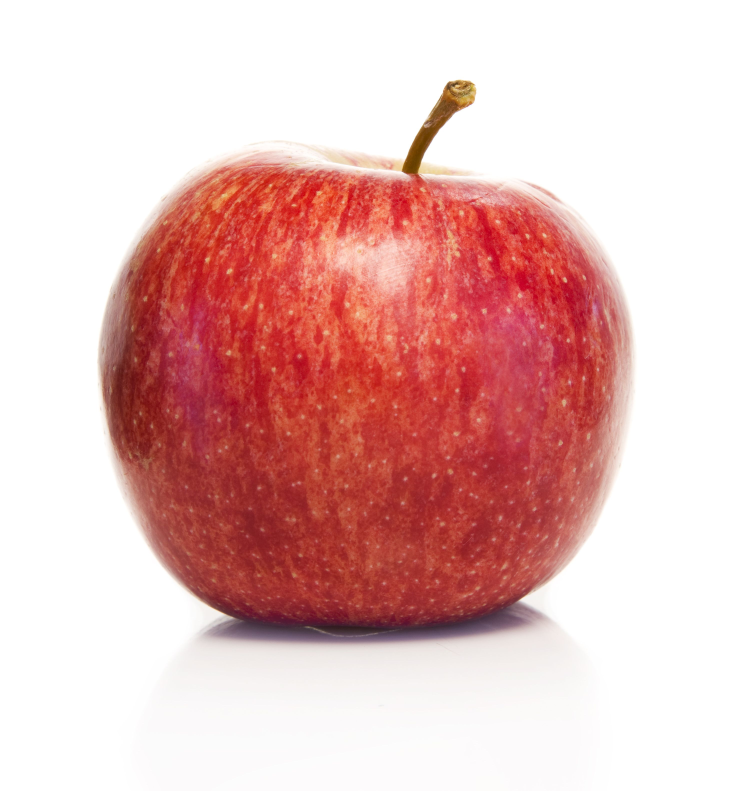
#> input picture Computer Vision/apple.jpg, 2914 x 3162 px (shown at 1/4 size)
$ jupyter execute --allow-errors Combine_2_Images.ipynb
#> lines starting #> are read from the running program, lines starting #| are printed output that depends on the picture; after the words box and inside, x2 and y2 are one past the last pixel; in counts of white or black regions, pixels touching at a corner belong together
## OpenCV Continue Working with Images
The code snippet below demonstrates how to load a color image using OpenCV. Then the black_and_white() function will manually convert each pixel to black and white.

[cell 1]
import cv2
import numpy as np
import requests

# Getting the image from the internet
'''IMAGE_URL = "https://codehs.com/uploads/e07cd01271cac589cc9ef1bf012c6a0c"
IMAGE_WIDTH = 280
IMAGE_HEIGHT = 200

# Load the image from URL
response = requests.get(IMAGE_URL)
image_array = np.asarray(bytearray(response.content), dtype=np.uint8)
image = cv2.imdecode(image_array, cv2.IMREAD_COLOR)'''

#load the image locally - use any image file downloaded from the internet or a picture that you have saved on your computer

IMAGE_WIDTH = 500
IMAGE_HEIGHT = 500

apple = cv2.imread("apple.jpg")
#> apple is the input picture: shape (3162, 2914, 3); mean B, G, R 183.9, 186.2, 229
kiwi = cv2.imread("kiwi.jpg")
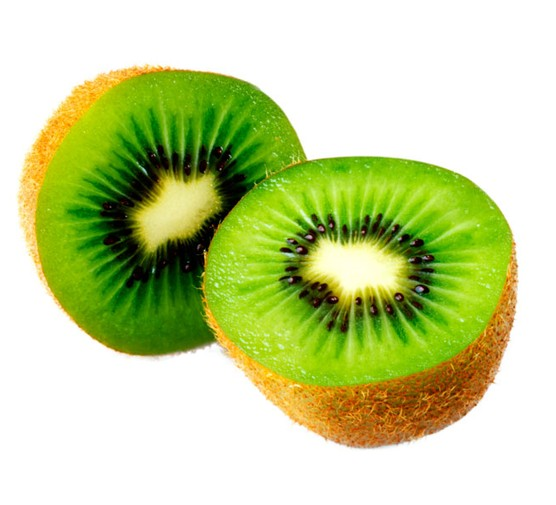
#> input picture Computer Vision/kiwi.jpg, 556 x 505 px
#> kiwi is the input picture: shape (505, 556, 3); mean B, G, R 151.4, 211.2, 197.7

# Resize the image
#> (the rest of this cell did not finish here and is left out)

## Plotting image in the Jupyter Notebook using MatplotLib
The code snippet below demonstrates how to show image directly in the notebook using MatPlotLib plot commands.  Change the code above to use this code display images in the notebook instead of in a separate window.

It also demonstrates the use of os library to handle directory / file names more robustly.

[cell 2]
import numpy as np
import cv2
import os
import math
from matplotlib import pyplot as plt

print("DONE")

[cell 3]
# This will display a single image (numpy arrays) using MatPlotLib
def displayImage(image):
    cleanImg_1 = cv2.cvtColor(image, cv2.COLOR_BGR2RGB)

    plt.imshow(cleanImg_1)
    plt.title('Picture 1')
    plt.axis('off')
    plt.show()


# This will display list of images (numpy arrays) using MatPlotLib
def displayImages(images):
    numImages = len(images)

    # Create a figure and two subplots
    fig, axs = plt.subplots(numImages, 1, figsize=(15, 8))
    #fig, axs = plt.subplots(1, 2, figsize=(10, 5))

    for lp in range(numImages):
        cleanImg = cv2.cvtColor(images[lp], cv2.COLOR_BGR2RGB)

        axs[lp].imshow(cleanImg)
        axs[lp].set_title('Image ' + str(lp + 1))
        axs[lp].axis('off')  # Hide axes

    # Show the images
    plt.tight_layout()
    plt.show()

[cell 4]
inputDirectory = "Images"

inputFile_1 = inputDirectory + os.sep + "Fall.jpg"
img_1 = cv2.imread(inputFile_1)

#> (the rest of this cell did not finish here and is left out)

#> (a cell that did not finish here is left out)

## Create an "Average" of 2 images
Write the function <b>average_images(image1, image2)</b> that takes 2 images and combines them by creating an "average" of the two pixels, where both of the images are displayed in the same bitmap grid.
Use the code above to convert both images to single-channel grayscale, display each of the images separately and then the combined image inline using matplotlib.

[cell 6]
# SABRINA DINI AI P5

import cv2
import numpy as np
import requests

IMAGE_WIDTH = 500
IMAGE_HEIGHT = 500

apple = cv2.imread("apple.jpg")
apple1 = cv2.imread("apple.jpg")
kiwi = cv2.imread("kiwi.jpg")

def displayImages(images):
    numImages = len(images)

    # Create a figure and two subplots
    fig, axs = plt.subplots(numImages, 1, figsize=(15, 8))
    #fig, axs = plt.subplots(1, 2, figsize=(10, 5))

    for lp in range(numImages):
        cleanImg = cv2.cvtColor(images[lp], cv2.COLOR_BGR2RGB)

        axs[lp].imshow(cleanImg)
        axs[lp].set_title('Image ' + str(lp + 1))
        axs[lp].axis('off')  # Hide axes

    # Show the images
    plt.tight_layout()
    plt.show()

apple = cv2.resize(apple, (IMAGE_WIDTH, IMAGE_HEIGHT))
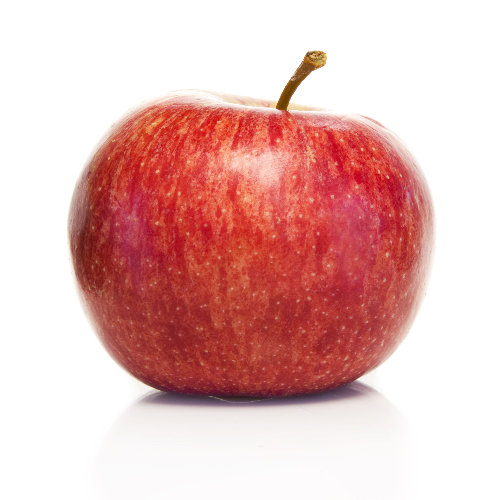
#> apple: shape (500, 500, 3); mean B, G, R 183.9, 186.1, 229
kiwi = cv2.resize(kiwi, (IMAGE_WIDTH, IMAGE_HEIGHT))
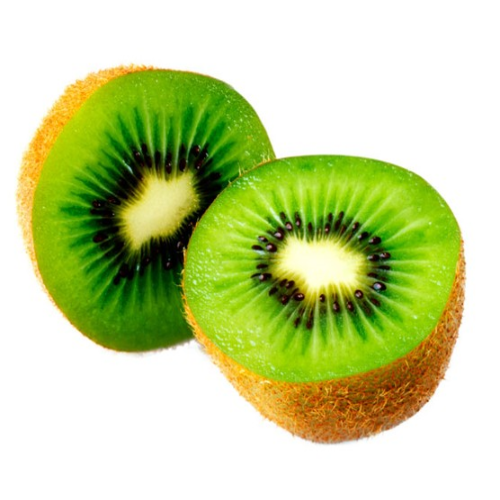
#> kiwi: shape (500, 500, 3); mean B, G, R 151.4, 211.2, 197.7

# Function to apply a black and white filter pixel by pixel
def combine(image1, image2):
    height, width, _ = image1.shape
#> height = 500; width = 500
    for x in range(width):
        for y in range(height):
            pixel1 = image1[y, x]  # OpenCV uses (row, col) = (y, x)
            pixel2 = image2[y, x]
            image1[y, x] = ((pixel1[0] + pixel2[0]) // 2, (pixel1[1] + pixel2[1]) // 2, (pixel1[2] + pixel2[2]) // 2)  # Set R, G, and B to avg
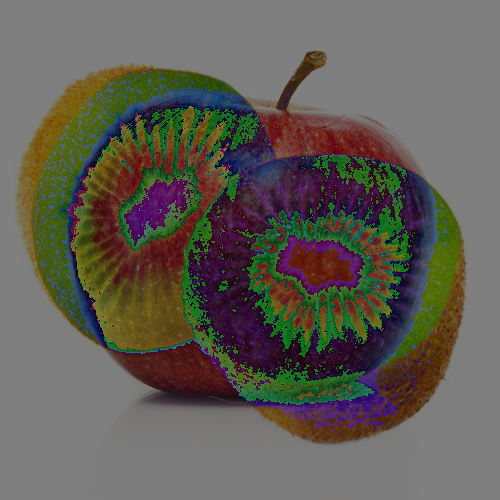
#> image1: shape (500, 500, 3); mean B, G, R 84.9, 93.4, 97.5
    return image1

displayImages([apple1, kiwi, combine(apple, kiwi)])
#> in displayImages, `numImages = len(images)`: numImages = 3

[cell 7]
bw_image1 = cv2.imread("BW.jpg")
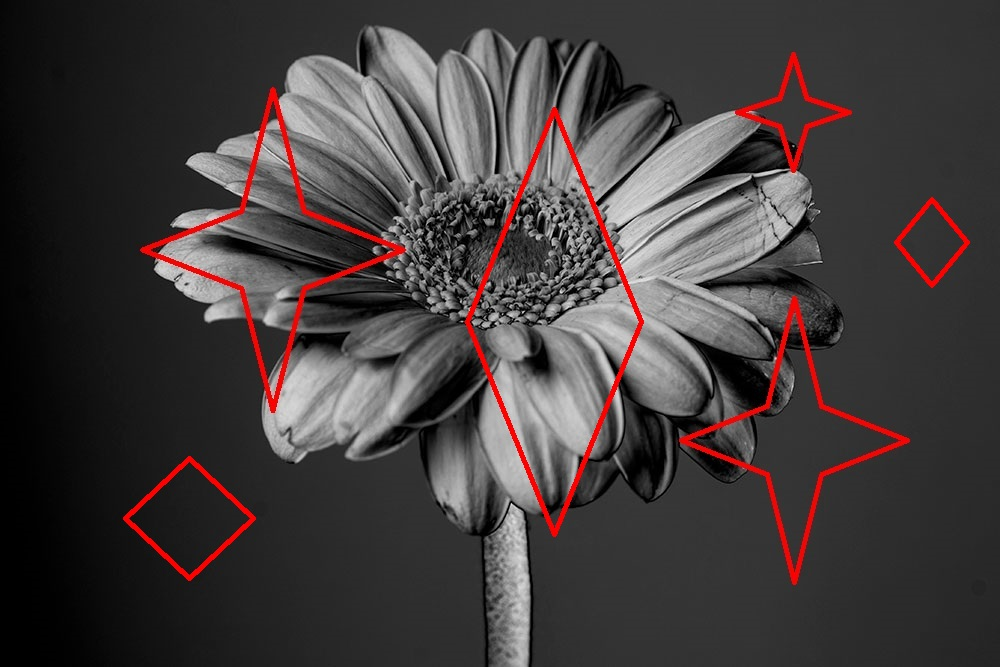
#> input picture Computer Vision/BW.jpg, 1000 x 667 px
#> bw_image1 is the input picture: shape (667, 1000, 3); mean B, G, R 60.4, 60.4, 67.1
bw_image = cv2.imread("BW.jpg")

def mask(image):
    height, width, _ = image.shape
    for x in range(width):
        for y in range(height):
            pixel = image[y, x]  # OpenCV uses (row, col) = (y, x)
            if ((pixel[0] == pixel[1]) and (pixel[1] == pixel[2])):
                pixel[0] = 0
                pixel[1] = 0
                pixel[2] = 0

            # Set R, G, and B to avg
    return image

def mask(image):
    height, width, _ = image.shape
#> height = 667; width = 1000
    for x in range(width):
        for y in range(height):
            pixel = image[y, x]  # OpenCV uses (row, col) = (y, x)

            if (pixel[2] >= 254):
                pixel[0] = 0
                pixel[1] = 0
                pixel[2] = 0

            # Set R, G, and B to avg
    return image

displayImages([bw_image1, mask(bw_image)])
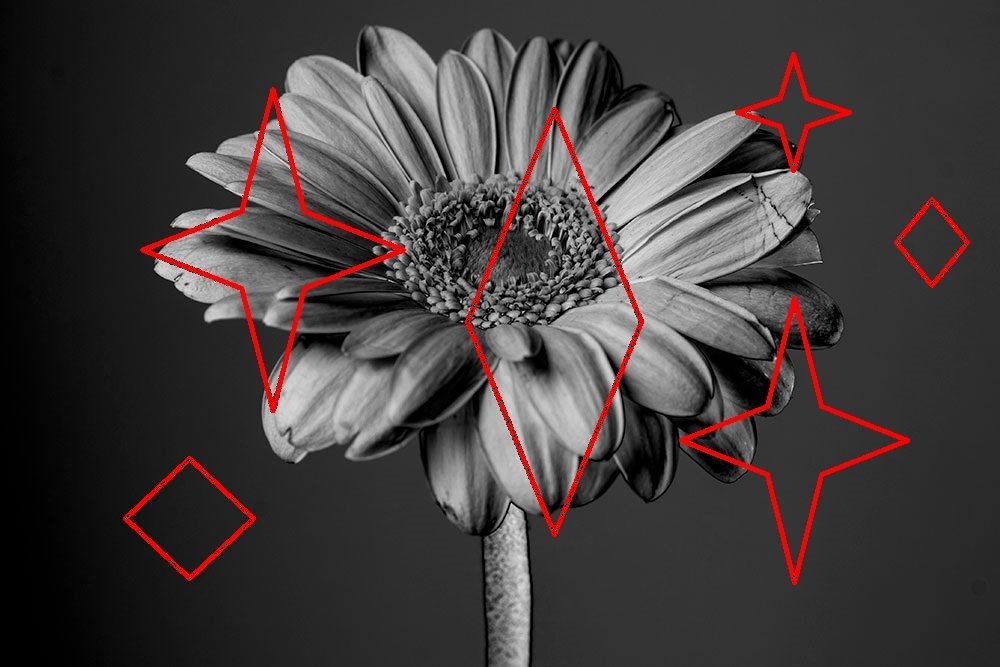
#> bw_image: shape (667, 1000, 3); 0.12% of pixels changed, all inside (x1, y1, x2, y2) = (125, 103, 967, 579)
